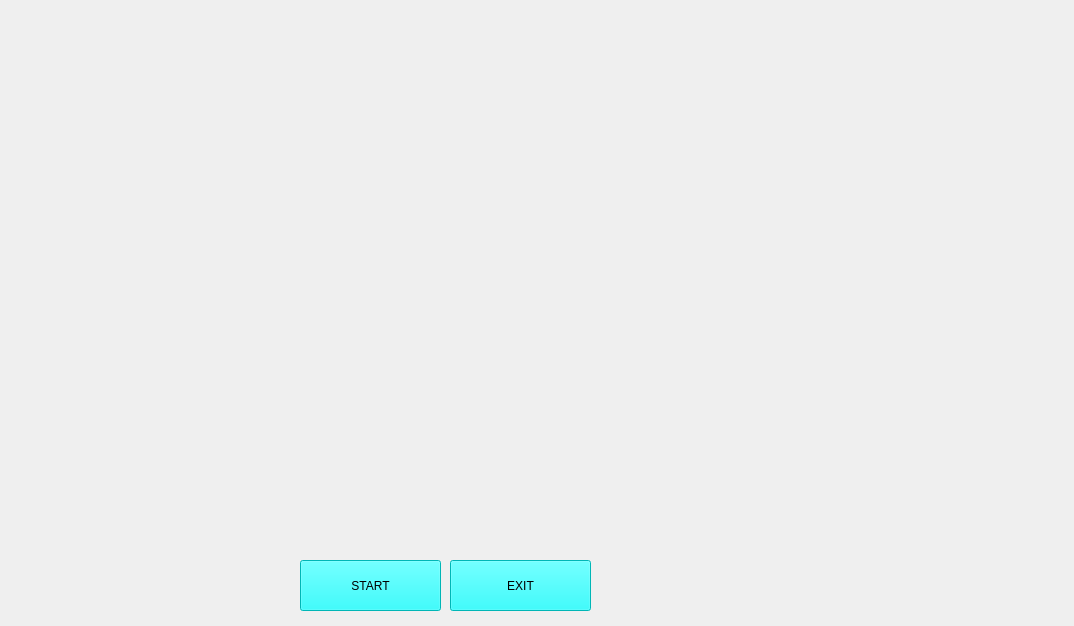
<?xml version="1.0" encoding="UTF-8"?>
<ui version="4.0">
 <class>JarvisUI</class>
 <widget class="QMainWindow" name="JarvisUI">
  <property name="geometry">
   <rect>
    <x>0</x>
    <y>0</y>
    <width>1074</width>
    <height>626</height>
   </rect>
  </property>
  <property name="windowTitle">
   <string>MainWindow</string>
  </property>
  <widget class="QWidget" name="centralwidget">
   <widget class="QLabel" name="label">
    <property name="geometry">
     <rect>
      <x>-70</x>
      <y>0</y>
      <width>1231</width>
      <height>701</height>
     </rect>
    </property>
    <property name="text">
     <string/>
    </property>
    <property name="pixmap">
     <pixmap>../../G.U.I Material/B.G/Black_Template.jpg</pixmap>
    </property>
    <property name="scaledContents">
     <bool>true</bool>
    </property>
   </widget>
   <widget class="QLabel" name="label_2">
    <property name="geometry">
     <rect>
      <x>590</x>
      <y>0</y>
      <width>591</width>
      <height>371</height>
     </rect>
    </property>
    <property name="text">
     <string/>
    </property>
    <property name="pixmap">
     <pixmap>../../G.U.I Material/B.G/Iron_Template_1.gif</pixmap>
    </property>
    <property name="scaledContents">
     <bool>true</bool>
    </property>
   </widget>
   <widget class="QLabel" name="label_3">
    <property name="geometry">
     <rect>
      <x>-190</x>
      <y>100</y>
      <width>601</width>
      <height>441</height>
     </rect>
    </property>
    <property name="text">
     <string/>
    </property>
    <property name="pixmap">
     <pixmap>../../G.U.I Material/VoiceReg/__1.gif</pixmap>
    </property>
    <property name="scaledContents">
     <bool>true</bool>
    </property>
   </widget>
   <widget class="QLabel" name="label_4">
    <property name="geometry">
     <rect>
      <x>10</x>
      <y>-80</y>
      <width>391</width>
      <height>261</height>
     </rect>
    </property>
    <property name="text">
     <string/>
    </property>
    <property name="pixmap">
     <pixmap>../../G.U.I Material/ExtraGui/initial.gif</pixmap>
    </property>
    <property name="scaledContents">
     <bool>true</bool>
    </property>
   </widget>
   <widget class="QLabel" name="label_5">
    <property name="geometry">
     <rect>
      <x>10</x>
      <y>470</y>
      <width>281</width>
      <height>151</height>
     </rect>
    </property>
    <property name="text">
     <string/>
    </property>
    <property name="pixmap">
     <pixmap>../../G.U.I Material/ExtraGui/Health_Template.gif</pixmap>
    </property>
    <property name="scaledContents">
     <bool>true</bool>
    </property>
   </widget>
   <widget class="QLabel" name="label_6">
    <property name="geometry">
     <rect>
      <x>620</x>
      <y>380</y>
      <width>451</width>
      <height>241</height>
     </rect>
    </property>
    <property name="text">
     <string/>
    </property>
    <property name="pixmap">
     <pixmap>../../G.U.I Material/ExtraGui/B.G_Template_1.gif</pixmap>
    </property>
    <property name="scaledContents">
     <bool>true</bool>
    </property>
   </widget>
   <widget class="QPushButton" name="pushButton">
    <property name="geometry">
     <rect>
      <x>300</x>
      <y>560</y>
      <width>141</width>
      <height>51</height>
     </rect>
    </property>
    <property name="styleSheet">
     <string notr="true">background-color: rgb(0, 255, 255);
font: 18pt &quot;MS Shell Dlg 2&quot;;</string>
    </property>
    <property name="text">
     <string>START</string>
    </property>
   </widget>
   <widget class="QPushButton" name="pushButton_2">
    <property name="geometry">
     <rect>
      <x>450</x>
      <y>560</y>
      <width>141</width>
      <height>51</height>
     </rect>
    </property>
    <property name="styleSheet">
     <string notr="true">background-color: rgb(0, 255, 255);
font: 18pt &quot;MS Shell Dlg 2&quot;;</string>
    </property>
    <property name="text">
     <string>EXIT</string>
    </property>
   </widget>
   <zorder>label</zorder>
   <zorder>label_2</zorder>
   <zorder>label_4</zorder>
   <zorder>label_3</zorder>
   <zorder>label_5</zorder>
   <zorder>label_6</zorder>
   <zorder>pushButton</zorder>
   <zorder>pushButton_2</zorder>
  </widget>
 </widget>
 <resources/>
 <connections/>
</ui>
